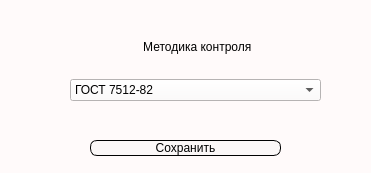
<?xml version="1.0" encoding="UTF-8"?>
<ui version="4.0">
 <class>new_metodology</class>
 <widget class="QDialog" name="new_metodology">
  <property name="geometry">
   <rect>
    <x>0</x>
    <y>0</y>
    <width>371</width>
    <height>173</height>
   </rect>
  </property>
  <property name="windowTitle">
   <string>Dialog</string>
  </property>
  <property name="styleSheet">
   <string notr="true">background-color:rgb(255, 250, 250);
font-family: Arial</string>
  </property>
  <widget class="QPushButton" name="add_metodology">
   <property name="geometry">
    <rect>
     <x>90</x>
     <y>140</y>
     <width>191</width>
     <height>16</height>
    </rect>
   </property>
   <property name="styleSheet">
    <string notr="true">QPushButton {
color:black;
background-color:rgba(220, 220, 220, 30);
border: 1px solid rgb(0, 0, 0);
border-radius: 7px;
}</string>
   </property>
   <property name="text">
    <string>Сохранить</string>
   </property>
  </widget>
  <widget class="QWidget" name="layoutWidget">
   <property name="geometry">
    <rect>
     <x>70</x>
     <y>20</y>
     <width>251</width>
     <height>81</height>
    </rect>
   </property>
   <layout class="QVBoxLayout" name="verticalLayout">
    <item>
     <widget class="QLabel" name="methodology_lb">
      <property name="layoutDirection">
       <enum>Qt::LeftToRight</enum>
      </property>
      <property name="text">
       <string>                      Методика контроля</string>
      </property>
      <property name="scaledContents">
       <bool>false</bool>
      </property>
      <property name="wordWrap">
       <bool>false</bool>
      </property>
      <property name="textInteractionFlags">
       <set>Qt::LinksAccessibleByMouse</set>
      </property>
     </widget>
    </item>
    <item>
     <widget class="QComboBox" name="comboBox">
      <property name="focusPolicy">
       <enum>Qt::WheelFocus</enum>
      </property>
      <item>
       <property name="text">
        <string>ГОСТ 7512-82</string>
       </property>
      </item>
      <item>
       <property name="text">
        <string>ГОСТ Р 55724</string>
       </property>
      </item>
      <item>
       <property name="text">
        <string>ГОСТ 18442-80</string>
       </property>
      </item>
      <item>
       <property name="text">
        <string>ГОСТ 21105-87</string>
       </property>
      </item>
      <item>
       <property name="text">
        <string>СТО Газпром 2-2.4-083-2006</string>
       </property>
      </item>
      <item>
       <property name="text">
        <string>СТО 9701105632-003-2021</string>
       </property>
      </item>
     </widget>
    </item>
   </layout>
  </widget>
 </widget>
 <resources/>
 <connections/>
</ui>
